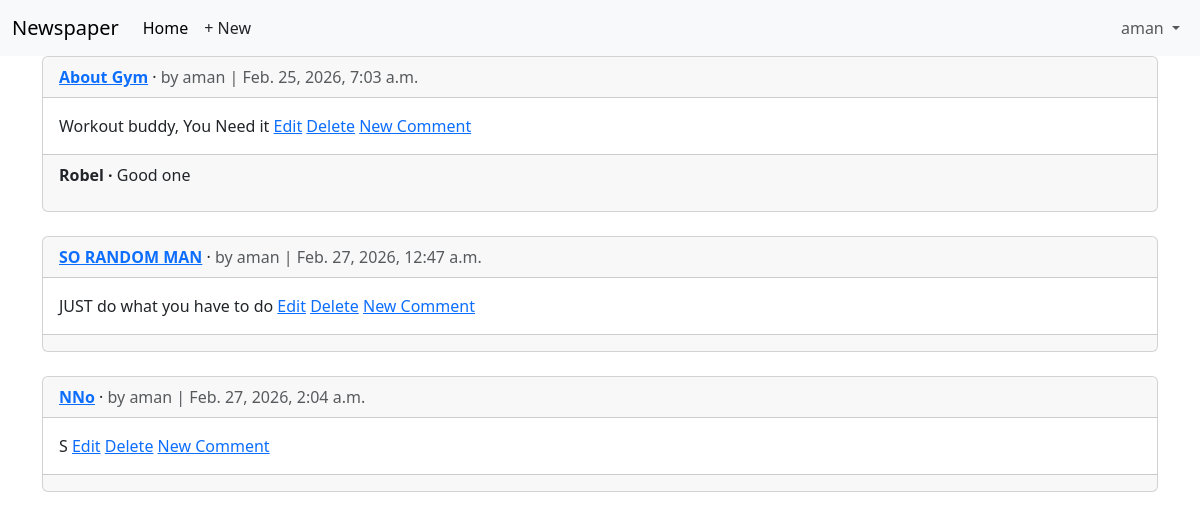
/articles/ (signed in), run on an earlier commit of the app's database.
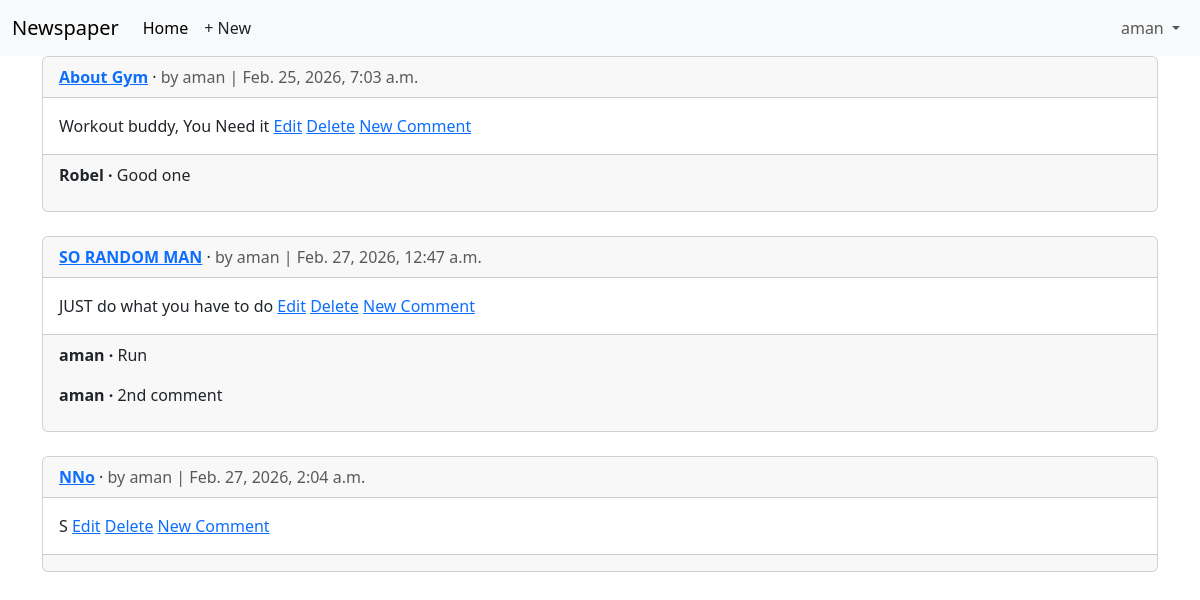
And on a later commit of the database.
### accounts/models.py (models this page shows)
class CustomUser(AbstractUser):
    age = models.PositiveBigIntegerField(null = True, blank = True)

### articles/models.py (models this page shows, shortened)
class Article(models.Model):
    title = models.CharField(max_length = 255)
    body = models.TextField()
    date = models.DateTimeField(auto_now_add=True)
    author = models.ForeignKey(
        settings.AUTH_USER_MODEL,
        on_delete=models.CASCADE,
    )
    def get_absolute_url(self): #defines where you will access the object's detail page and where users are redirected to after Creating or Deleting
        return reverse("article_detail", kwargs={"pk": self.pk})

class Comment(models.Model):
    article = models.ForeignKey(Article, on_delete=models.CASCADE)
    comment = models.CharField(max_length=140)
    author = models.ForeignKey(
        settings.AUTH_USER_MODEL,
        on_delete=models.CASCADE
    )
    def __str__(self):
        return self.comment

### articles/views.py (the view)
# urls.py: path("",ArticleListView.as_view(), name = "article_list"),
class ArticleListView(LoginRequiredMixin,ListView):
    model = Article
    template_name = "article_list.html"

### templates/article_list.html (shortened to what this page needs)
{% extends "base.html" %}
{% block content %}
{% for article in article_list %}
<div class="card">
<div class="card-header">
<span class="fw-bold">
<a href="{{ article.get_absolute_url }}">{{ article.title }}</a>
</span> &middot;
<span class="text-muted">by {{ article.author }} |
{{ article.date }}</span>
</div>
<div class="card-body">
{{ article.body }}
{% if article.author.pk == request.user.pk %}
<a href="{% url 'article_edit' article.pk %}">Edit</a>
<a href="{% url 'article_delete' article.pk %}">Delete</a>
{% endif %}
<a href = "{{article.get_absolute_url}}">New Comment</a>
</div>
<div class="card-footer">
{% for comment in article.comment_set.all %}
<p>
<span class="fw-bold">
{{ comment.author }} &middot;
</span>
{{ comment }}
</p>
{% endfor %}
</div>
</div>
<br/>
{% endfor %}
{% endblock content %}

### templates/base.html (shortened to what this page needs)
<!DOCTYPE html>
<html>
<head>
<link href="https://cdn.jsdelivr.net/npm/bootstrap@5.3.3/dist/css/
bootstrap.min.css" rel="stylesheet"
crossorigin="anonymous">
</head>
<body>
    <body>
<nav class="navbar navbar-expand-lg bg-body-tertiary">
<div class="container-fluid">
<a class="navbar-brand" href="{% url 'home' %}">Newspaper</a>
<div class="collapse navbar-collapse" id="navbarSupportedContent">
<ul class="navbar-nav me-auto mb-2 mb-lg-0">
<li class="nav-item">
<a class="nav-link active" aria-current="page" href="#">Home</a>
</li>
{% if user.is_authenticated %}
<li><a href="{% url 'article_new' %}" class="nav-link px-2 link-dark">+ New</a></li>
</ul>
<div class="mr-auto">
<ul class="navbar-nav">
<li class="nav-item dropdown">
<a class="nav-link dropdown-toggle" href="#" role="button"
data-bs-toggle="dropdown" aria-expanded="false">
{{ user.username }}
</a>
</li>
{% endif %}
</div>
</div>
</nav>
<main>
<div class="container">
{% block content %}
{% endblock content %}
</div>
</main>
</body>
</html>

What changed in the data, as far as the page shows it:
added Comment: author "aman", comment "Run", shown under Article "SO RANDOM MAN"
added Comment: author "aman", comment "2nd comment", shown under Article "SO RANDOM MAN"
